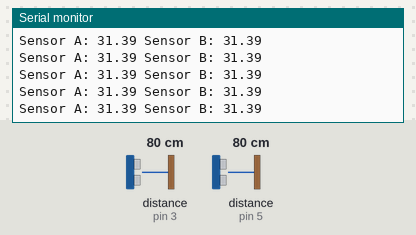
Bench run of a sketch on a simulated Arduino Uno, built with avr-gcc and run on an emulated ATmega328P. Shown: the last lines printed to the serial monitor. Wiring (inferred from the names in the program): 2 × ultrasonic range finder: trigger pin 2, echo pin 3 / trigger pin 4, echo pin 5. The inputs (shaded band) are chosen by the test bench; at power-on: distance to the obstacle (sensors on pin 3, pin 5) 80 cm. The echo pulse lasts 58.3 µs per cm.

Above: at 1.2 s.
1.3 s: distance to the obstacle (sensor on pin 3) set to 2 cm
At 1.9 s:
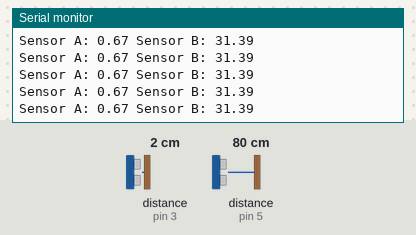
4.3 s: distance to the obstacle (sensor on pin 5) set to 2 cm
At 5.0 s:
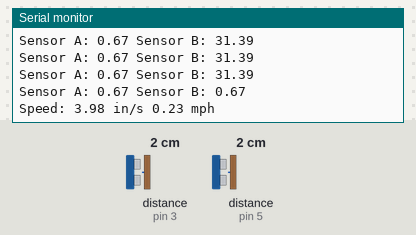
Timing chart, 0 to 7.3 s (numbered marks = the images above; inputs shaded):
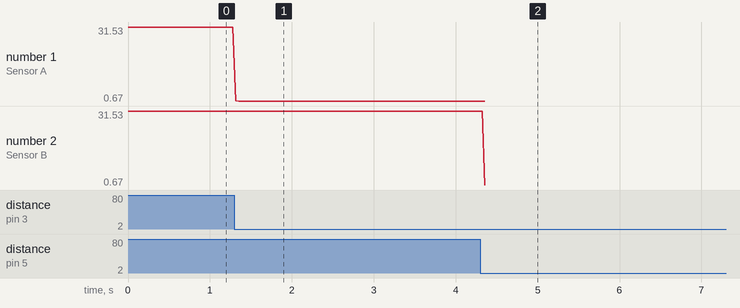

Measured:
- after the input at 1.3 s, the serial monitor: prints a new line at once (image 1)
- after the input at 4.3 s, the serial monitor: prints a new line after 0.06 s (image 2)
- plotted number 1: 31.39 → 0.67 after the input at 1.3 s

The sketch:

speedometer.ino
```cpp
/*
 * created by Rui Santos, https://randomnerdtutorials.com
 *
 * Complete Guide for Ultrasonic Sensor HC-SR04
 *
    Ultrasonic sensor Pins:
        VCC: +5VDC
        Trig : Trigger (INPUT) - Pin11
        Echo: Echo (OUTPUT) - Pin 12
        GND: GND
 */

int trigPinA = 2;    // Trigger
int echoPinA = 3;    // Echo
int trigPinB = 4;    // Trigger
int echoPinB = 5;    // Echo

double durationA, cmA, inchesA;
double durationB, cmB, inchesB;
double oldInchesA, oldInchesB;
unsigned long timeA, timeB;
bool seenBallA = false;
bool seenBallB = false;

void setup() {
    //Serial Port begin
    Serial.begin(9600);

    //Define inputs and outputs
    pinMode(trigPinA, OUTPUT);
    pinMode(echoPinA, INPUT);
    pinMode(trigPinB, OUTPUT);
    pinMode(echoPinB, INPUT);

    oldInchesA = -100.00;
    oldInchesB = -100.00;
}

void loop() {
    // Check if both sensors saw the ball
    if (seenBallA && seenBallB) {
        double deltaTime = (timeB - timeA) / 1000.0;
        double speed = 12.0 / deltaTime;
        Serial.print("Speed: ");
        Serial.print(speed);
        Serial.print(" in/s ");
        Serial.print(speed / 17.6);
        Serial.println(" mph");
        delay(10000);
        oldInchesA = -100.00;
        oldInchesB = -100.00;
        seenBallA = false;
        seenBallB = false;
    }

    // Check sensor A
    digitalWrite(trigPinA, LOW);
    delayMicroseconds(5);
    digitalWrite(trigPinA, HIGH);
    delayMicroseconds(10);
    digitalWrite(trigPinA, LOW);
    pinMode(echoPinA, INPUT);
    durationA = pulseIn(echoPinA, HIGH);

    inchesA = (durationA/2) / 74;   // Divide by 74 or multiply by 0.0135

    Serial.print("Sensor A: ");
    Serial.print(inchesA);

    // Check if distance changed
    if (!seenBallA) {
        if (inchesA < 15 && oldInchesA != -100.00) {
            seenBallA = true;
            timeA = millis();
        }
    }

    // Check sensor B
    digitalWrite(trigPinB, LOW);
    delayMicroseconds(5);
    digitalWrite(trigPinB, HIGH);
    delayMicroseconds(10);
    digitalWrite(trigPinB, LOW);
    pinMode(echoPinB, INPUT);
    durationB = pulseIn(echoPinB, HIGH);

    inchesB = (durationB/2) / 74;   // Divide by 74 or multiply by 0.0135

    Serial.print(" Sensor B: ");
    Serial.print(inchesB);
    Serial.println("\t\t");

    if (!seenBallB) {
        if (inchesB < 15 && oldInchesB != -100.00) {
            seenBallB = true;
            timeB = millis();
        }
    }

    oldInchesA = inchesA;
    oldInchesB = inchesB;

    // Timeout & reset
    if (millis() - timeA > 10000) seenBallA = false;
    if (millis() - timeB > 10000) seenBallB = false;

    delay(25);
}
```
